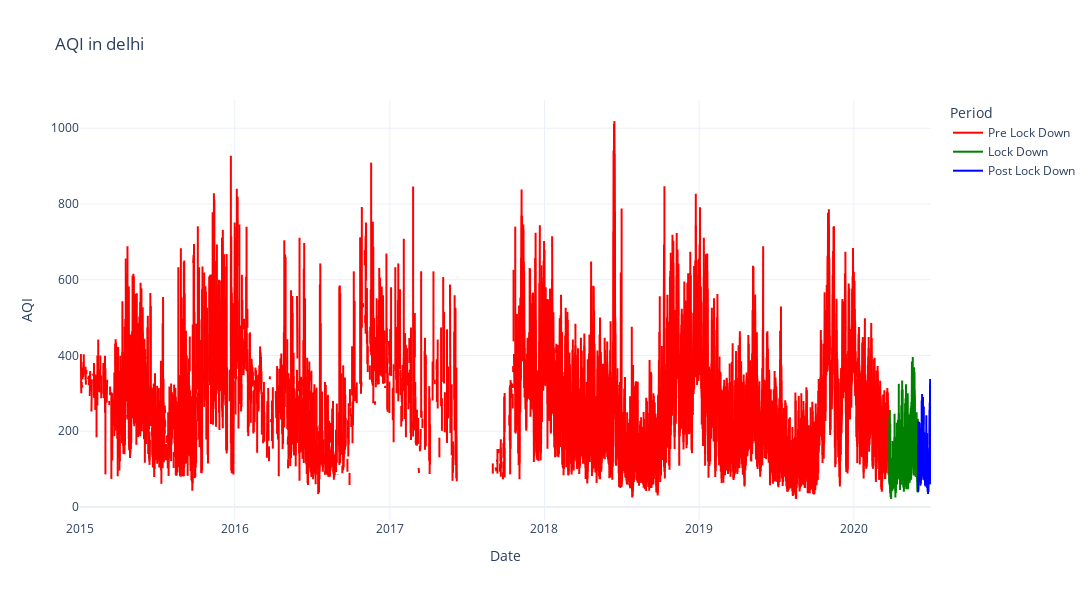

The notebook cell this image was saved under:
### Code cell
import plotly.express as px
import plotly.graph_objects as go

fig = go.Figure()

fig.add_trace(go.Scatter(x=pre_ld_delhi['Date'], y=pre_ld_delhi['AQI'],mode='lines', name='Pre Lock Down', line=dict(color='red')))
fig.add_trace(go.Scatter(x=ld_delhi['Date'], y=ld_delhi['AQI'],mode='lines', name='Lock Down', line=dict(color='green')))
fig.add_trace(go.Scatter(x=post_ld_delhi['Date'], y=post_ld_delhi['AQI'],mode='lines', name='Post Lock Down', line=dict(color='blue')))

fig.update_layout(title='AQI in delhi',xaxis_title='Date',yaxis_title='AQI',legend_title='Period',template='plotly_white',width=1200,height=600)

fig.show()

### Figure 1 — Plotly figure (JSON) as saved in the notebook; plotly's stock layout.template omitted (floating-point values rounded to 4 significant figures; data arrays with more than 128 entries replaced by an {"elided": "..."} marker saying what was removed)
{"data": [{"line": {"color": "red"}, "mode": "lines", "name": "Pre Lock Down", "type": "scatter", "x": {"elided": "41697 str values"}, "y": {"elided": "41697 int values"}}, {"line": {"color": "green"}, "mode": "lines", "name": "Lock Down", "type": "scatter", "x": {"elided": "2516 str values"}, "y": {"elided": "2516 int values"}}, {"line": {"color": "blue"}, "mode": "lines", "name": "Post Lock Down", "type": "scatter", "x": {"elided": "1147 str values"}, "y": {"elided": "1147 int values"}}], "layout": {"height": 600, "legend": {"title": {"text": "Period"}}, "title": {"text": "AQI in delhi"}, "width": 1200, "xaxis": {"title": {"text": "Date"}}, "yaxis": {"title": {"text": "AQI"}}}}
